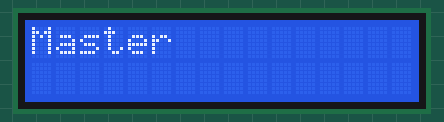
Recording of a sketch running on a simulated Arduino Uno, built with avr-gcc and run on an emulated ATmega328P. Parts: 16×2 character LCD. No radio packets arrive unless stated.

Above: at 0.1 s.
At 1.1 s:
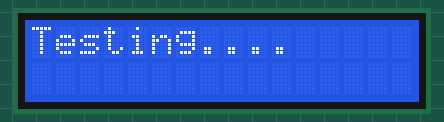

Measured:
- what the display in image 1 shows lasts 66.1 s, from 1.1 s to 67.2 s

The sketch:

Master.ino
```cpp
#include <RF24Network.h>
#include <RF24.h>
#include <SPI.h>
#include <stdio.h>
#include <Wire.h>
#include <LiquidCrystal_I2C.h>

#define topology_T  //T untuk Tree,
//#define topology_S //S untuk Star,
//#define topology_D //D untuk tree lain
//#define P2P
#include <LiquidCrystal_I2C.h>
LiquidCrystal_I2C lcd(0x27, 16, 2);

const uint16_t this_node = 00;
unsigned char datatosend = 'M';
uint16_t payloadSize;

#ifdef topology_T  // konfigurasi address topology tree
const uint16_t node01 = 01;
const uint16_t node02 = 02;
const uint16_t node03 = 011;
const uint16_t node04 = 021;
const uint16_t node05 = 012;
const uint16_t node06 = 022;
#elif defined(topology_S)  // konfigurasi address topology star
const uint16_t node01 = 01;
const uint16_t node02 = 02;
const uint16_t node03 = 03;
const uint16_t node04 = 04;
const uint16_t node05 = 05;
const uint16_t node06 = 015;
#elif defined(topology_D)                      // konfigurasi address topology tree lainnya
const uint16_t node01 = 01;
const uint16_t node02 = 02;
const uint16_t node03 = 011;
const uint16_t node04 = 012;
const uint16_t node05 = 0111;
const uint16_t node06 = 0112;
#else
const uint16_t node01 = 01;
#endif
unsigned long starttime;
unsigned long timer;
int counttx;
int packetreceive;
float transmittime;
float totaltxtime;
float packetloss;
float peaktxt;
float lowtxt;
float avgtxtime;

RF24 radio(10, 9);           // nRF24L01 (CE,CSN)
RF24Network network(radio);  // Include the radio in the networ

void setup() {
  lcd.init();
  lcd.backlight();
  lcd.setCursor(0, 0);
  lcd.print("Master");
  delay(1000);
  lcd.clear();
  lcd.setCursor(0, 0);
  lcd.print("Testing....");
  SPI.begin();
  radio.begin();
  radio.setPALevel(RF24_PA_MAX,1);
  radio.setDataRate(RF24_2MBPS);
  network.begin(90, this_node);  //(channel, node address)
  timer = millis();
}

void loop() {
  network.update();
  if(millis()-timer>3000){
    timer = millis();
#ifdef topology_T
    RF24NetworkHeader header(node06);
#elif defined(topology_S)
    RF24NetworkHeader header(node06);
#elif defined(topology_D)
    RF24NetworkHeader header(node06);
#else
    RF24NetworkHeader header(node01);
#endif
    if(counttx++<20){
      starttime = micros();
      network.write(header,&datatosend,sizeof(datatosend));
    }
  }
  if (network.available()){
    RF24NetworkHeader header1;
    payloadSize = network.peek(header1);
    transmittime = ((float)(micros() - starttime) / 2)/1000;
    totaltxtime += transmittime;
    network.read(header1, 0, 0);
    packetreceive++;
    if(transmittime > peaktxt) peaktxt = transmittime;
    if(transmittime < lowtxt || lowtxt == 0.0) lowtxt = transmittime;

  }
  if(counttx>21){
    packetloss = (packetreceive/20)*100;
    avgtxtime = totaltxtime/packetreceive;
    lcd.clear();
    lcd.setCursor(0, 0);
    lcd.print("PT :" + (String)peaktxt + "ms");
    lcd.setCursor(7, 0);
    lcd.print("LT :" + (String)lowtxt + "ms");
    lcd.setCursor(0, 1);
    lcd.print("PL :" + (String)packetloss);
    lcd.setCursor(7, 1);
    lcd.print("TA :" + (String)avgtxtime + "ms");

  }

}
```
